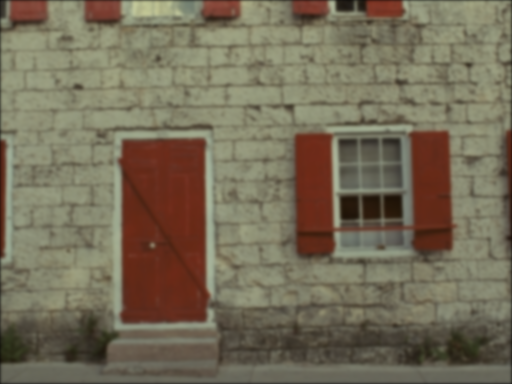
%> input picture metrics/img.png, 512 x 384 px
$ octave --eval "result = STAR(imread('metrics/img.png'));"   (GNU Octave 9; MATLAB toolbox functions it lacks are replaced by stand-ins)
%> lines starting %> are read from the running program, lines starting %| are printed output that depends on the picture
### convBox.m
function J = convBox( I, r, s, nomex )
% Extremely fast 2D image convolution with a box filter.
%
% Convolves an image by a F=ones(2*r+1,2*r+1)/(2*r+1)^2 filter. The
% convolution can be performed in constant time per-pixel, independent of
% the radius r. In fact the implementation is nearly optimal, with the
% convolution taking only slightly more time than creating a copy of the
% input array. Boundary effects are handled as if the image were padded
% symmetrically prior to performing the convolution. An optional integer
% downsampling parameter "s" can be specified, in which case the output is
% downsampled by s (the implementation is efficient with downsampling
% occurring simultaneously with smoothing, saving additional time).
%
% The output is exactly equivalent to the following Matlab operations:
%  f = ones(1,2*r+1); f=f/sum(f);
%  J = padarray(I,[r r],'symmetric','both');
%  J = convn(convn(J,f,'valid'),f','valid');
%  if(s>1), t=floor(s/2)+1; J=J(t:s:end-s+t,t:s:end-s+t,:); end
% The computation, however, is an order of magnitude faster than the above.
%
% When used as a smoothing filter, the standard deviation (sigma) of a box
% filter with radius r can be computed using [sigma=sqrt(r*(r+1)/3)]. For
% the first few values of r this translates to: r=1: sigma=sqrt(2/3), r=2:
% sigma=sqrt(2), r=3: sigma=2. Given sigma, the equivalent value of r can
% be computed via [r=sqrt(12*sigma*sigma+1)/2-.5].
%
% The related function convTri performs convolution with a triangle filter,
% which has nicer properties if used for smoothing, but is slightly slower.
%
% This code requires SSE2 to compile and run (most modern Intel and AMD
% processors support SSE2). Please see: http://en.wikipedia.org/wiki/SSE2.
%
% USAGE
%  J = convBox( I, r, [s], [nomex] )
%
% INPUTS
%  I      - [hxwxk] input k channel single image
%  r      - integer filter radius
%  s      - [1] integer downsampling amount after convolving
%  nomex  - [0] if true perform computation in matlab (for testing/timing)
%
% OUTPUTS
%  J      - [hxwxk] smoothed image
%
% EXAMPLE
%  I = single(imResample(imread('cameraman.tif'),[480 640]))/255;
%  r = 5; s = 2; % set parameters as desired
%  tic, J1=convBox(I,r,s); toc % mex version (fast)
%  tic, J2=convBox(I,r,s,1); toc % matlab version (slow)
%  figure(1); im(J1); figure(2); im(abs(J2-J1));
%
% See also conv2, convTri
%
% Piotr's Computer Vision Matlab Toolbox      Version 3.02
% Copyright 2014 Piotr Dollar & Ron Appel.  [pdollar-at-gmail.com]
% Licensed under the Simplified BSD License [see external/bsd.txt]

assert( r>=0 );
if( nargin<3 ), s=1; end
if( nargin<4 ), nomex=0; end
if( isempty(I) || (r==0 && s==1) ), J = I; return; end
m=min(size(I,1),size(I,2)); if( m<4 || 2*r+1>=m ), nomex=1; end

if( nomex==0 )
  if( r==1 && s<=2 )
    J = convConst('convTri1',I,1,s);
  else
    J = convConst('convBox',I,r,s);
  end
else
  f = ones(1,2*r+1); f=f/sum(f);
  J = padarray(I,[r r],'symmetric','both');
  J = convn(convn(J,f,'valid'),f','valid');
  if(s>1), t=floor(s/2)+1; J=J(t:s:end-s+t,t:s:end-s+t,:); end
end

### STAR.m
function [ I, R] = STAR( src, alpha, beta, pI, pR, vareps, r, K, debug)
if (~exist('alpha','var'))	% alpha -- parameter for structure
    alpha = 0.001;
end
if (~exist('beta','var'))	% beta -- parameter for texture
    beta = 0.0001;
end
if (~exist('pI','var'))	% pI -- parameter for structure INTENSITY
    pI = 1.5;
end
if (~exist('pR','var'))	% pR -- parameter for texture INTENSITY
    pR = 0.5;
end
if (~exist('vareps','var')) % vareps -- stopping parameter
    vareps = 0.01;
end
if (~exist('r','var'))      % r -- the size of Omega in Eq.(3)
    r = 3;
end
if (~exist('K','var'))      % K -- maximum iterations
    K = 20;
end
if (~exist('debug','var'))  % debug -- set debug/release
    debug = true;
end
r = (r-1)/2;
eps=0.0001;
if size(src,3)==1
    S = src;
else
    hsv = rgb2hsv(src);
%> hsv: size 384x512x3 double; mean H, S, V 0.141, 0.275, 0.464
    S = hsv(:,:,3);
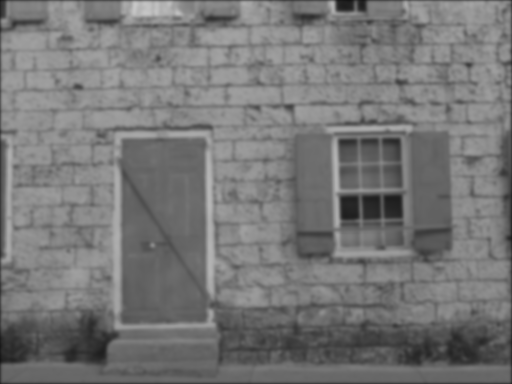
%> S: size 384x512 double; min 0.0784, max 0.78, mean 0.464
end

I=S;             % initialize I_0
R=ones(size(S)); % initialize R_0
if debug == true
    fprintf('-- Stop iteration until eplison < %02f or K > %d\n', vareps, K);
end
for iter = 1:K
    preI=I;
    preR=R;

    %% algorithm for P1
    %pI=max(pI,pR);
    I=S./R;
    Ix = diff(I,1,2); Ix = padarray(Ix, [0 1], 'post');
    Iy = diff(I,1,1); Iy = padarray(Iy, [1 0], 'post');
    avgIx=convBox( single(Ix), r);
    avgIy=convBox( single(Iy), r);
    ux = max(abs(avgIx).^pI,eps).^(-1);  % structure map avgIx.^pI > avgIx.*Ix > Ix.^2
    uy = max(abs(avgIy).^pI,eps).^(-1);  % structure map
    ux(:,end) = 0;
    uy(end,:) = 0;

    I = solveLinearSystem(S, R, ux, uy, alpha);  % Eq.(12)
    eplisonI = norm(I-preI, 'fro')/norm(preI, 'fro');   % iterative error of I

    %% algorithm for P2
    %pR=min(pI,pR);
    R=S./I;
    Rx = diff(R,1,2); Rx = padarray(Rx, [0 1], 'post');
    Ry = diff(R,1,1); Ry = padarray(Ry, [1 0], 'post');
    avgRx=convBox( single(Rx), r);
    avgRy=convBox( single(Ry), r);
    vx = max(abs(avgRx).^pR,eps).^(-1);  % texture map
    vy = max(abs(avgRy).^pR,eps).^(-1);  % texture map
    vx(:,end) = 0;
    vy(end,:) = 0;

    R = solveLinearSystem(S, I, vx, vy, beta);            	% Eq.(13)
    eplisonR = norm(R-preR, 'fro')/norm(preR, 'fro');   % iterative error of R

    %% iteration until convergence
    if debug == true
        fprintf('Iter #%d : eplisonI = %f; eplisonR = %f\n', iter, eplisonI, eplisonR);
    end
    if(eplisonI<vareps||eplisonR<vareps)
        break;
    end
end
%> this loop made 1 pass
%> pass 1, in STAR, `Ix = diff(I,1,2)`:
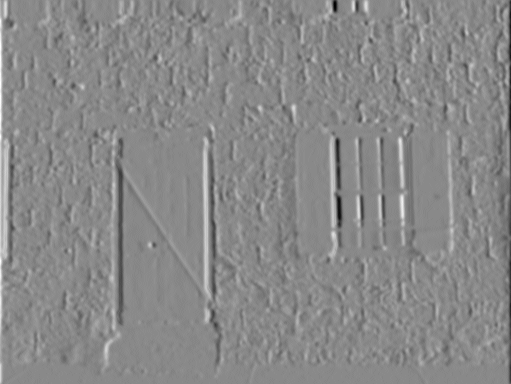
%> Ix: size 384x511 double; min -0.141, max 0.122, mean -1.71e-05; drawn with min black and max white
%> pass 1, in STAR, `Iy = diff(I,1,1)`:
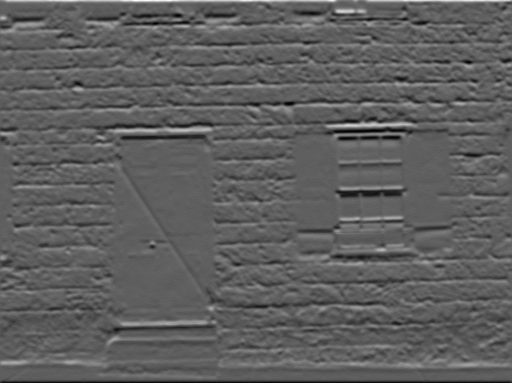
%> Iy: size 383x512 double; min -0.0941, max 0.157, mean -0.000232; drawn with min black and max white
%> the run ends on the next line
I(I<0)=0;
R(R<0)=0;
end
